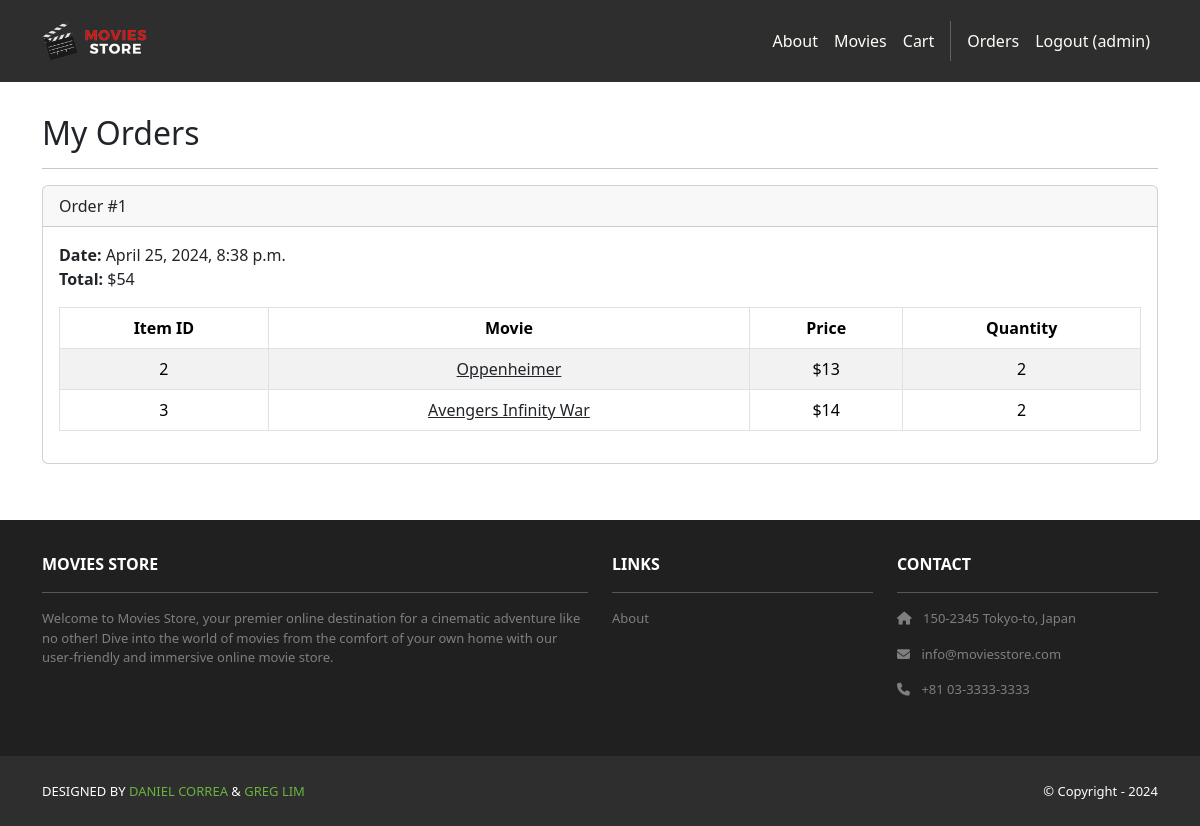
Page /accounts/orders/ (signed in) on the committed database.
### cart/models.py (models this page shows, shortened)
class Order(models.Model):
    id = models.AutoField(primary_key=True)
    total = models.IntegerField()
    date = models.DateTimeField(auto_now_add=True)
    user = models.ForeignKey(User, on_delete=models.CASCADE)

class Item(models.Model):
    id = models.AutoField(primary_key=True)
    price = models.IntegerField()
    quantity = models.IntegerField()
    order = models.ForeignKey(Order, on_delete=models.CASCADE)
    movie = models.ForeignKey(Movie, on_delete=models.CASCADE)

### movies/models.py (models this page shows, shortened)
class Movie(models.Model):
    id = models.AutoField(primary_key=True)
    name = models.CharField(max_length=255)
    price = models.IntegerField()
    description = models.TextField()
    image = models.ImageField(upload_to='movie_images/')

### accounts/views.py (the view)
# urls.py: path('orders/', views.orders, name='accounts.orders'),
@login_required
def orders(request):
    template_data = {}
    template_data['title'] = 'Orders'
    template_data['orders'] = request.user.order_set.all()
    return render(request, 'accounts/orders.html', {'template_data': template_data})

### accounts/templates/accounts/orders.html
{% extends 'base.html' %}
{% block content %}
<div class="p-3">
  <div class="container">
    <div class="row mt-3">
      <div class="col mx-auto mb-3">
        <h2>My Orders</h2>
        <hr />
        {% for order in template_data.orders %}
        <div class="card mb-4">
          <div class="card-header">
            Order #{{ order.id }}
          </div>
          <div class="card-body">
            <b>Date:</b> {{ order.date }}<br />
            <b>Total:</b> ${{ order.total }}<br />
            <table class="table table-bordered table-striped text-center mt-3">
              <thead>
                <tr>
                  <th scope="col">Item ID</th>
                  <th scope="col">Movie</th>
                  <th scope="col">Price</th>
                  <th scope="col">Quantity</th>
                </tr>
              </thead>
              <tbody>
                {% for item in order.item_set.all %}
                <tr>
                  <td>{{ item.movie.id }}</td>
                  <td>
                    <a class="link-dark" href="{% url 'movies.show' id=item.movie.id %}">
                      {{ item.movie.name }}
                    </a>
                  </td>
                  <td>${{ item.movie.price }}</td>
                  <td>{{ item.quantity }}</td>
                </tr>
                {% endfor %}
              </tbody>
            </table>
          </div>
        </div>
        {% endfor %}
      </div>
    </div>
  </div>
</div>
{% endblock content %}

### moviesstore/templates/base.html (shortened to what this page needs)
<!DOCTYPE html>
<html>
  {% load static %}
  <head>
    <link href="https://cdn.jsdelivr.net/npm/bootstrap@5.3.3/dist/css/bootstrap.min.css" rel="stylesheet">
    <link rel="stylesheet" href="https://cdnjs.cloudflare.com/ajax/libs/font-awesome/6.1.1/css/all.min.css">
    <link rel="stylesheet" type="text/css" href="{% static 'css/style.css' %}">
  </head>
  <body>
    <nav class="p-3 navbar navbar-dark bg-dark navbar-expand-lg">
      <div class="container">
        <a class="navbar-brand" href="{% url 'home.index' %}">
          <img src="{% static 'img/logo.png' %}" alt="logo" height="40" />
        </a>
        <div class="collapse navbar-collapse" id="navbarNavAltMarkup">
          <div class="navbar-nav ms-auto navbar-ml">
            <a class="nav-link" href="{% url 'home.about' %}">About</a>
            <a class="nav-link" href="{% url 'movies.index' %}">Movies</a>
            <a class="nav-link" href="{% url 'cart.index' %}">Cart</a>
            {% if user.is_authenticated %}
            <a class="nav-link" href="{% url 'accounts.orders' %}">Orders</a>
            <a class="nav-link" href="{% url 'accounts.logout' %}">Logout ({{ user.username }})</a>
            {% else %}
            <a class="nav-link" href="{% url 'accounts.login' %}">Login</a>
            <a class="nav-link" href="{% url 'accounts.signup' %}">Sign Up</a>
            {% endif %}
          </div>
        </div>
      </div>
    </nav>
    <div>
      {% block content %}
      {% endblock content %}
    </div>
    <section class="p-3 ms-footer d-none d-md-block">
      <div class="container">
        <div class="row mt-3 text-white">
          <div class="col-md-6 col-lg-6 col-xl-6 mx-auto mb-4">
            <b>MOVIES STORE</b>
            <hr />
            <p>Welcome to Movies Store, your premier online destination for a cinematic
              adventure like no other! Dive into the world of movies from the comfort of your own home with our user-friendly
              and immersive online movie store.</p>
          </div>
          <div class="col-md-3 col-lg-3 col-xl-3 mx-auto mb-4">
            <b>LINKS</b>
            <hr />
            <p><a class="nav-link" href="{% url 'home.about' %}">About</a></p>
          </div>
          <div class="col-md-3 col-lg-3 col-xl-3 mx-auto mb-4">
            <b>CONTACT</b>
            <hr />
            <p><i class="fas fa-home me-2"></i> 150-2345 Tokyo-to, Japan</p>
            <p><i class="fas fa-envelope me-2"></i> info@moviesstore.com</p>
            <p><i class="fas fa-phone me-2"></i> +81 03-3333-3333</p>
          </div>
        </div>
      </div>
    </section>
    <section class="p-3 ms-footer-bottom bg-dark">
      <div class="container d-flex justify-content-between">
        <div class="me-5 text-white">
          <span>DESIGNED BY <a href="https://www.x.com/danielgarax" target="_blank">DANIEL CORREA</a> &
            <a href="https://www.x.com/greglim81" target="_blank">GREG LIM</a>
          </span>
        </div>
        <div class="text-white">
          <span>© Copyright - 2024</span>
        </div>
      </div>
    </section>
  </body>
</html>

### moviesstore/static/css/style.css (style rules this page uses)
.navbar a.nav-link { color: #FFFEF6 !important; }
.bg-dark { background-color: #2E2E2E !important; }
.ms-footer { background-color: #202020; }
.ms-footer p { color: #7F7F7F; font-size: 13px; }
.ms-footer-bottom span { font-size: 13px; line-height: 38px; }
.ms-footer-bottom a { color: #6ab43e; text-decoration: none; }

### rows in the picture
Order: id "1", date "April 25, 2024, 8:38 p.m.", total "54"
Item: movie.id "2", movie.name "Oppenheimer", movie.price "13", quantity "2"
Item: movie.id "3", movie.name "Avengers Infinity War", movie.price "14", quantity "2"

### other values in the picture
{{ user.username }} "admin"
